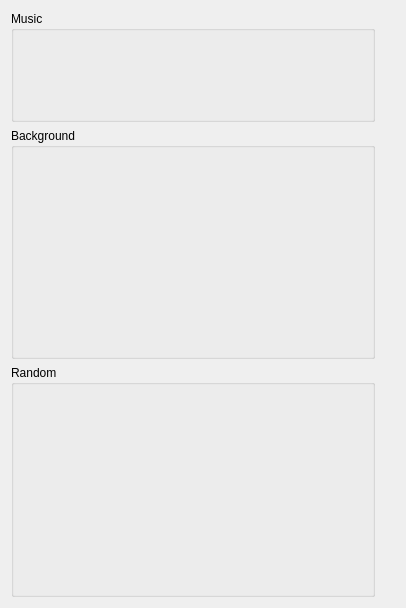
<ui version="4.0" >
 <class>SidebarUi</class>
 <widget class="QWidget" name="SidebarUi" >
  <property name="geometry" >
   <rect>
    <x>0</x>
    <y>0</y>
    <width>406</width>
    <height>608</height>
   </rect>
  </property>
  <property name="sizePolicy" >
   <sizepolicy vsizetype="Expanding" hsizetype="Expanding" >
    <horstretch>0</horstretch>
    <verstretch>0</verstretch>
   </sizepolicy>
  </property>
  <property name="minimumSize" >
   <size>
    <width>406</width>
    <height>608</height>
   </size>
  </property>
  <property name="maximumSize" >
   <size>
    <width>406</width>
    <height>608</height>
   </size>
  </property>
  <layout class="QGridLayout" >
   <item row="0" column="0" >
    <widget class="QGroupBox" name="m_musicGrp" >
     <property name="sizePolicy" >
      <sizepolicy vsizetype="Expanding" hsizetype="Expanding" >
       <horstretch>0</horstretch>
       <verstretch>0</verstretch>
      </sizepolicy>
     </property>
     <property name="title" >
      <string>Music</string>
     </property>
     <layout class="QGridLayout" >
      <item row="0" column="0" >
       <widget class="QWidget" native="1" name="m_musicCtrl" >
        <property name="sizePolicy" >
         <sizepolicy vsizetype="Fixed" hsizetype="Fixed" >
          <horstretch>0</horstretch>
          <verstretch>0</verstretch>
         </sizepolicy>
        </property>
        <property name="minimumSize" >
         <size>
          <width>340</width>
          <height>70</height>
         </size>
        </property>
        <property name="maximumSize" >
         <size>
          <width>340</width>
          <height>70</height>
         </size>
        </property>
       </widget>
      </item>
     </layout>
    </widget>
   </item>
   <item row="1" column="0" >
    <widget class="QGroupBox" name="m_backgroundGrp" >
     <property name="sizePolicy" >
      <sizepolicy vsizetype="Expanding" hsizetype="Expanding" >
       <horstretch>0</horstretch>
       <verstretch>0</verstretch>
      </sizepolicy>
     </property>
     <property name="title" >
      <string>Background</string>
     </property>
     <layout class="QGridLayout" >
      <item row="0" column="0" >
       <widget class="QWidget" native="1" name="m_backgroundCtrl" >
        <property name="sizePolicy" >
         <sizepolicy vsizetype="Fixed" hsizetype="Fixed" >
          <horstretch>0</horstretch>
          <verstretch>0</verstretch>
         </sizepolicy>
        </property>
        <property name="minimumSize" >
         <size>
          <width>340</width>
          <height>200</height>
         </size>
        </property>
        <property name="maximumSize" >
         <size>
          <width>340</width>
          <height>200</height>
         </size>
        </property>
       </widget>
      </item>
     </layout>
    </widget>
   </item>
   <item row="1" column="1" >
    <spacer>
     <property name="orientation" >
      <enum>Qt::Horizontal</enum>
     </property>
     <property name="sizeType" >
      <enum>QSizePolicy::Fixed</enum>
     </property>
     <property name="sizeHint" >
      <size>
       <width>20</width>
       <height>20</height>
      </size>
     </property>
    </spacer>
   </item>
   <item row="2" column="0" >
    <widget class="QGroupBox" name="m_randomGrp" >
     <property name="sizePolicy" >
      <sizepolicy vsizetype="Expanding" hsizetype="Expanding" >
       <horstretch>0</horstretch>
       <verstretch>0</verstretch>
      </sizepolicy>
     </property>
     <property name="title" >
      <string>Random</string>
     </property>
     <layout class="QGridLayout" >
      <item row="0" column="0" >
       <widget class="QWidget" native="1" name="m_randomCtrl" >
        <property name="sizePolicy" >
         <sizepolicy vsizetype="Fixed" hsizetype="Fixed" >
          <horstretch>0</horstretch>
          <verstretch>0</verstretch>
         </sizepolicy>
        </property>
        <property name="minimumSize" >
         <size>
          <width>340</width>
          <height>200</height>
         </size>
        </property>
        <property name="maximumSize" >
         <size>
          <width>340</width>
          <height>200</height>
         </size>
        </property>
       </widget>
      </item>
     </layout>
    </widget>
   </item>
  </layout>
 </widget>
 <resources/>
 <connections/>
</ui>
